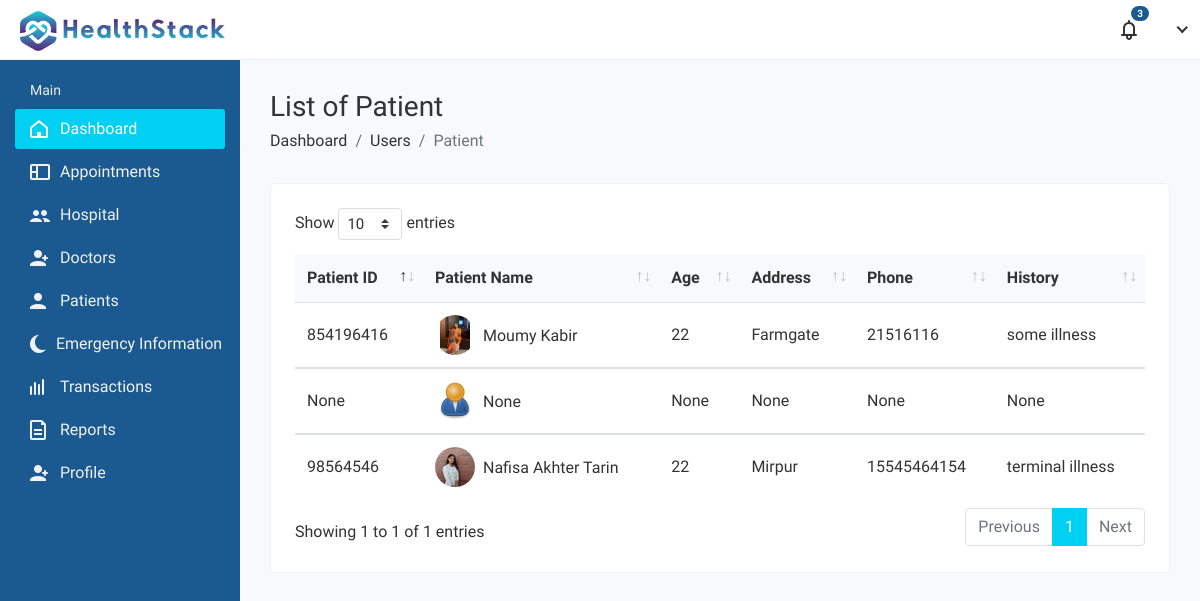
Page /hospital_admin/patient-list/ on the committed database.
### hospital/models.py (models this page shows, shortened)
class Patient(models.Model):
    patient_id = models.AutoField(primary_key=True)
    user = models.OneToOneField(
        User, on_delete=models.CASCADE, null=True, blank=True, related_name='patient')
    name = models.CharField(max_length=200, null=True, blank=True)
    username = models.CharField(max_length=200, null=True, blank=True)
    age = models.IntegerField(null=True, blank=True)
    email = models.EmailField(max_length=200, null=True, blank=True)
    phone_number = models.IntegerField(null=True, blank=True)
    address = models.CharField(max_length=200, null=True, blank=True)
    featured_image = models.ImageField(
        upload_to='patients/', default='patients/user-default.png', null=True, blank=True)
    blood_group = models.CharField(
        max_length=200, null=True, blank=True)
    history = models.CharField(max_length=200, null=True, blank=True)
    dob = models.DateField(null=True, blank=True)
    nid = models.CharField(max_length=200, null=True, blank=True)

### hospital_admin/views.py (the view)
# urls.py: path('patient-list/',views.patient_list, name='patient-list'),
def patient_list(request):
    patients = Patient.objects.all()
    return render(request, 'hospital_admin/patient-list.html', {'all': patients})

### templates/hospital_admin/patient-list.html (shortened to what this page needs)
{%load static%}
<!DOCTYPE html>
<html lang="en">
<head>
        <link rel="stylesheet" href="{% static 'HealthStack-System/css/admin/bootstrap.min.css'%}">
        <link rel="stylesheet" href="{% static 'HealthStack-System/css/admin/font-awesome.min.css'%}">
        <link rel="stylesheet" href="{% static 'HealthStack-System/admin_assets/css/feathericon.min.css'%}">
		<link rel="stylesheet" href="{% static 'HealthStack-System/plugins/admin/datatables/datatables.min.css'%}">
        <link rel="stylesheet" href="{% static 'HealthStack-System/css/admin/style.css'%}">
    </head>
    <body>
        <div class="main-wrapper">
            <div class="header">
				<div class="main-wrapper">
					<header class="header">{% include 'hospital_admin/hospital-admin-navbar.html' %}</header>
			<aside class="sidebar" id="sidebar">
				{% include 'hospital_admin/hospital-admin-sidebar.html' %} </aside>
            <div class="page-wrapper">
                <div class="content container-fluid">
					<div class="page-header">
						<div class="row">
							<div class="col-sm-12">
								<h3 class="page-title">List of Patient</h3>
								<ul class="breadcrumb">
									<li class="breadcrumb-item"><a href="index.html">Dashboard</a></li>
									<li class="breadcrumb-item"><a href="javascript:(0);">Users</a></li>
									<li class="breadcrumb-item active">Patient</li>
								</ul>
							</div>
						</div>
					</div>
					<div class="row">
						<div class="col-sm-12">
							<div class="card">
								<div class="card-body">
									<div class="table-responsive">
										<div class="table-responsive">
										<table class="datatable table table-hover table-center mb-0">
											<thead>
												<tr>
													<th>Patient ID</th>
													<th>Patient Name</th>
													<th>Age</th>
													<th>Address</th>
													<th>Phone</th>
													<th>History</th>
												</tr>
											</thead>
											<tbody>
												{%for patient in all%}
												<tr>
													<td>{{patient.nid}}</td>
													<td>
														<h2 class="table-avatar">
															<a href="profile.html" class="avatar avatar-sm mr-2"><img class="avatar-img rounded-circle" src="{{patient.featured_image.url}}" alt="User Image"></a>
															<a href="profile.html">{{patient.name}} </a>
														</h2>
													</td>
													<td>{{patient.age}}</td>
													<td>{{patient.address}}</td>
													<td>{{patient.phone_number}}</td>
													<td>{{patient.history}}</td>
												</tr>
											</tbody>
											{% endfor %}
										</table>
									</div>
									</div>
								</div>
							</div>
						</div>
					</div>
				</div>
			</div>
        </div>
    </body>
</html>

### rows in the picture
Patient: nid "854196416", featured_image (picture), name "Moumy Kabir", age "22", address "Farmgate", phone_number "21516116", history "some illness"
Patient: nid "None", featured_image (placeholder picture), name "None", age "None", address "None", phone_number "None", history "None"
Patient: nid "98564546", featured_image (picture), name "Nafisa Akhter Tarin", age "22", address "Mirpur", phone_number "15545464154", history "terminal illness"
